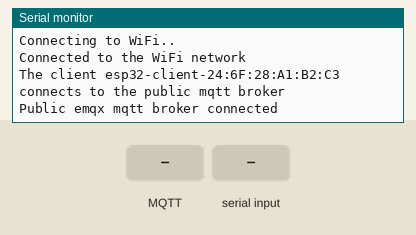
Recording of a sketch running on a simulated ESP32. On the bench: the last lines printed to the serial monitor. Inputs (shaded band) come from the test bench. WiFi joins after 1.5 s; servers stay silent unless stated; no MQTT or app messages arrive unless stated.

Above: at 2.7 s.
2.8 s: MQTT message "1" arrives on the first subscribed topic
At 7.4 s:
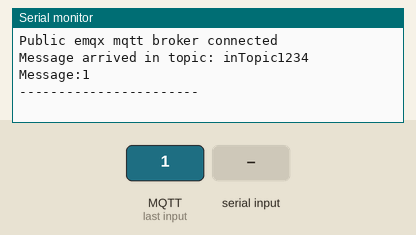
8.0 s: MQTT message "on" arrives on the first subscribed topic
At 12.4 s:
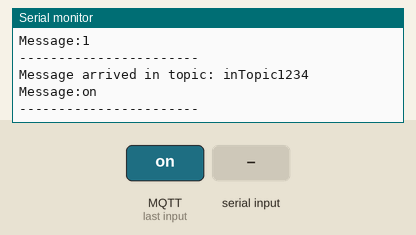
13.0 s: MQTT message "off" arrives on the first subscribed topic
At 17.5 s:
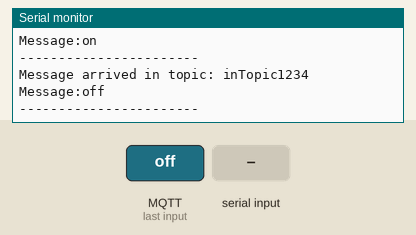
18.0 s: "1\n" received over the second serial link
21.0 s: "0\n" received over the second serial link
At 22.5 s:
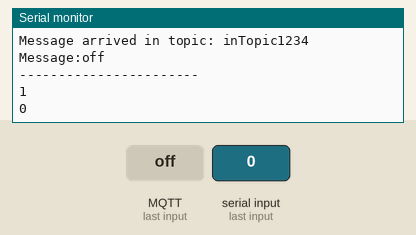

Measured:
- after the input at 2.8 s, the serial monitor: prints a new line after 3.8 s (image 1)
- after the input at 8.0 s, the serial monitor: prints a new line after 3.6 s (image 2)
- after the input at 13.0 s, the serial monitor: prints a new line after 3.6 s (image 3)
- after the input at 21.0 s, the serial monitor: prints a new line after 0.56 s (image 4)

The sketch:

moduloloramaestrogateway.ino
```cpp
#include <WiFi.h>
#include <PubSubClient.h>
///
#include <HardwareSerial.h>
#define rx 16                                          //LORA TX
#define tx 17                                          //LORA RX

HardwareSerial myserial(1);

String datastring="";
bool dataComplete=false;
///
// WiFi
const char *ssid = "Enterthehero"; // Enter your WiFi name
const char *password = "Bacovaca";  // Enter WiFi password

// MQTT Broker
const char *mqtt_broker = "broker.mqtt-dashboard.com";
const char *topic = "inTopic1234";
const char *mqtt_username = "esp32lora";
const char *mqtt_password = "public";
const int mqtt_port = 1883;

WiFiClient espClient;
PubSubClient client(espClient);

void setup() {
 // Set software serial baud to 115200;
 Serial.begin(115200);
 // connecting to a WiFi network
 WiFi.begin(ssid, password);
 while (WiFi.status() != WL_CONNECTED) {
     delay(500);
     Serial.println("Connecting to WiFi..");
 }
 Serial.println("Connected to the WiFi network");
 //connecting to a mqtt broker
 client.setServer(mqtt_broker, mqtt_port);
 client.setCallback(callback);
 while (!client.connected()) {
     String client_id = "esp32-client-";
     client_id += String(WiFi.macAddress());
     Serial.printf("The client %s connects to the public mqtt broker\n", client_id.c_str());
     if (client.connect(client_id.c_str(), mqtt_username, mqtt_password)) {
         Serial.println("Public emqx mqtt broker connected");
     } else {
         Serial.print("failed with state ");
         Serial.print(client.state());
         delay(2000);
     }
 }
 // publish and subscribe
 client.publish("inTopic1234", "Hi EMQX I'm ESP32 ^^");
 client.subscribe("inTopic1234");
 myserial.begin(9600, SERIAL_8N1, rx, tx);
}

void callback(char *topic, byte *payload, unsigned int length) {
 Serial.print("Message arrived in topic: ");
 Serial.println(topic);
 Serial.print("Message:");
 for (int i = 0; i < length; i++) {
     Serial.print((char) payload[i]);
 }
 Serial.println();
 Serial.println("-----------------------");
}
void serialEvent(){
  while(myserial.available()){
    char inChar=(char)myserial.read();
    datastring+=inChar;
    if(inChar =='\n'){
      dataComplete=true;
    }
  }
}
void loop() {
 client.loop();
   if (myserial.available()) serialEvent();
   if(dataComplete){
      Serial.println(String(datastring));

      client.subscribe("inTopic1234");
      client.publish("inTopic1234", String(datastring).c_str());

  }

  delay(5000);
}
```
